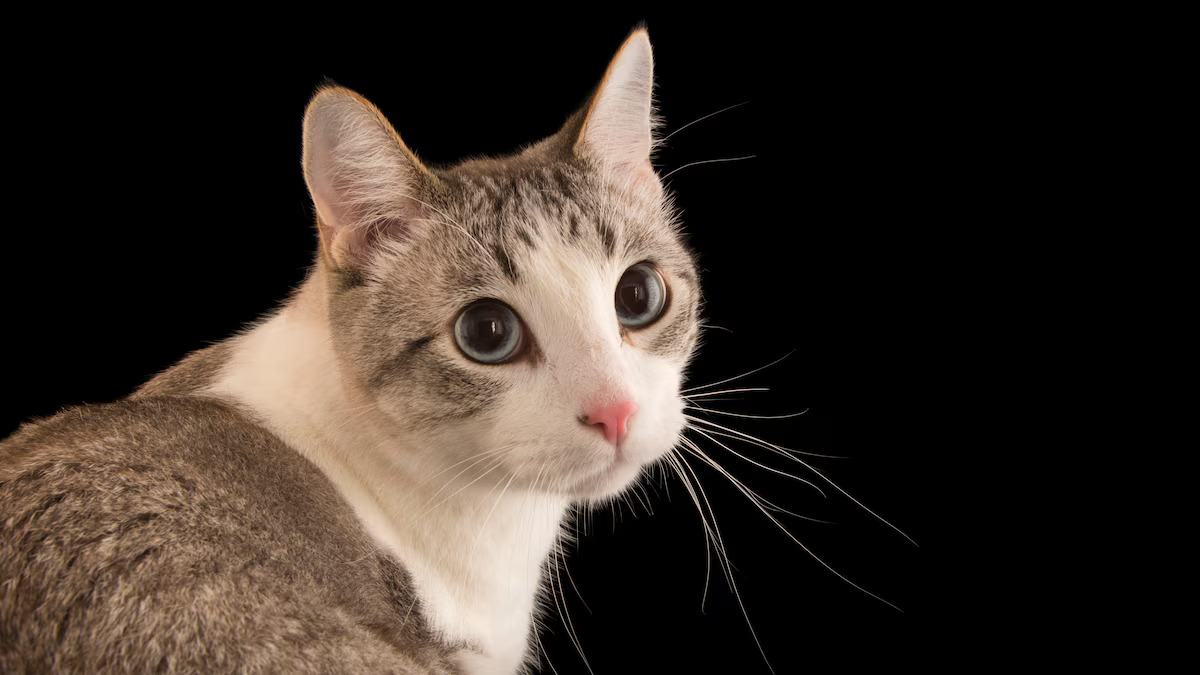
#> input picture dataset/cat/cat_1.jpeg, 1200 x 675 px; its folder holds only this picture in this run
$ python train.py
#> lines starting #> are read from the running program, lines starting #| are printed output that depends on the picture
import cv2
import sys
import os
import numpy as np
from collections import Counter

classes = ['cat', 'dog']


def knn_prediction(features, labels, image_feature, k):
    distances = []
    for i in range(len(features)):
        diff = np.linalg.norm(features[i] - image_feature)
        distances.append((diff, labels[i]))
    distances.sort(key = lambda x : x[0])
    k_nears = [label for (_, label) in distances[:k]]
    return Counter(k_nears).most_common(1)[0][0]


def extract_features(file_path):
#> called with file_path = 'dataset/cat/cat_1.jpeg'
    image = cv2.imread(file_path)
#> image is the input picture: shape (675, 1200, 3); mean B, G, R 38.3, 45.2, 54.7
    image = cv2.resize(image, (64, 64))
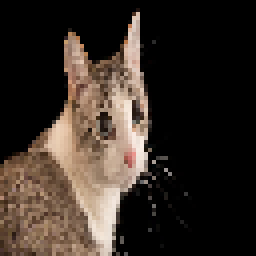
#> image: shape (64, 64, 3) (shown 4 times larger); mean B, G, R 38.1, 45.1, 54.6
    image_hist = cv2.calcHist([image], [0, 1, 2], None, (8, 8, 8), (0, 256, 0, 256, 0, 256))
    return cv2.normalize(image_hist, image_hist).flatten()


def load_dataset():
    features = []
    labels = []
    base_dir = os.path.join(os.path.dirname(os.path.dirname(__file__)), 'dataset')
    for label,  class_name in enumerate(classes):
        folder = os.path.join(base_dir, class_name)
        for filename in os.listdir(folder):
            file_path = os.path.join(folder, filename)
            feature = extract_features(file_path)
#> feature = 512 values, max 0.99 at index 0, min 0 at index 2, mean 0.00299
            features.append(feature)
            labels.append(label)
#> pass 2 of the loop in load_dataset, `for label,  class_name in enumerate(classes):`:
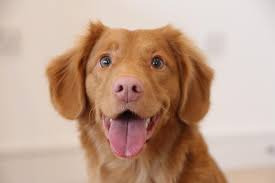
#> input picture dataset/dog/dog_1.jpeg, 275 x 183 px
#> in extract_features, image is the input picture: shape (183, 275, 3); mean B, G, R 143.8, 162.5, 193
#> in extract_features (call 2), `image = cv2.resize(image, (64, 64))`:
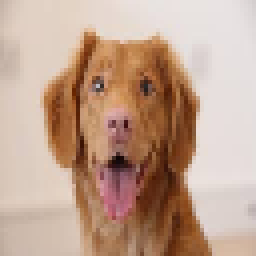
#> image: shape (64, 64, 3) (shown 4 times larger); mean B, G, R 143.7, 162.4, 192.8
#> feature = 512 values, max 0.764 at index 439, min 0 at index 3, mean 0.00665
    return np.array(features), np.array(labels)


def main():
    try:
        features_list, labels_list = load_dataset()
#> labels_list = [0, 1]
        core_dir = os.path.join(os.path.dirname(os.path.dirname(__file__)), 'test')

        for path in os.listdir(core_dir):
            test_path = os.path.join(core_dir, path)

            if not os.path.exists(test_path):
                raise FileNotFoundError(f'{test_path} is not exists!')

            test_image = cv2.imread(test_path)

            if test_image is None:
                raise ValueError('Empty image!')

            test_feature = extract_features(test_path)
            prediction = knn_prediction(features_list, labels_list, test_feature, 5)
            test_prediction = classes[prediction]
            print(f'Prediction of image : {test_path} : {test_prediction}')
            cv2.putText(test_image, f'Prediction : {test_prediction}', (10, 30), cv2.FONT_HERSHEY_SIMPLEX, 1, (0, 255, 0), 2)
            cv2.imshow(f'{test_path}', test_image)
            while True:
                key = cv2.waitKey(3000) & 0xFF
                if key == ord('q') or key == 27:
                    print('Exiting...')
                    break

    except FileNotFoundError:
        print('Wrong path!')
    except ValueError:
        print('Image is empty!')
    except KeyboardInterrupt:
        print('Keyboard interrupted. Exiting by clicking Ctrl + C!')
    except Exception as e:
        print(f'Unexpected error occured, {e}!')
    finally:
        cv2.destroyAllWindows()


if __name__ == '__main__':
    main()
